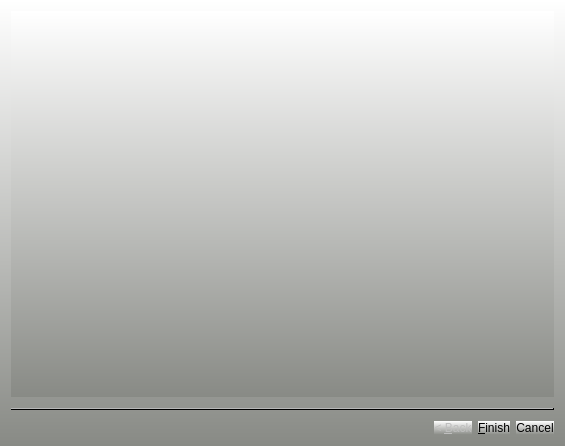
<?xml version="1.0" encoding="UTF-8"?>
<ui version="4.0">
 <class>QDataTimerWizard</class>
 <widget class="QWizard" name="QDataTimerWizard">
  <property name="geometry">
   <rect>
    <x>0</x>
    <y>0</y>
    <width>565</width>
    <height>446</height>
   </rect>
  </property>
  <property name="windowTitle">
   <string>Wizard</string>
  </property>
  <property name="styleSheet">
   <string notr="true">background-color: qlineargradient(spread:pad, x1:1, y1:1, x2:1, y2:0, stop:0 rgba(136, 138, 133, 255), stop:1 rgba(255, 255, 255, 255));
border:0px;</string>
  </property>
  <widget class="QWizardPage" name="wizardPage1">
   <layout class="QVBoxLayout" name="verticalLayout_2">
    <property name="spacing">
     <number>0</number>
    </property>
    <property name="leftMargin">
     <number>0</number>
    </property>
    <property name="topMargin">
     <number>0</number>
    </property>
    <property name="rightMargin">
     <number>0</number>
    </property>
    <property name="bottomMargin">
     <number>0</number>
    </property>
   </layout>
  </widget>
 </widget>
</ui>
